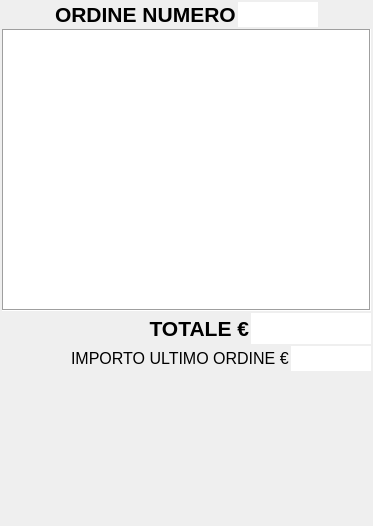
<?xml version="1.0" encoding="UTF-8"?>
<ui version="4.0">
 <class>Ordine</class>
 <widget class="QWidget" name="Ordine">
  <property name="geometry">
   <rect>
    <x>0</x>
    <y>0</y>
    <width>373</width>
    <height>526</height>
   </rect>
  </property>
  <property name="sizePolicy">
   <sizepolicy hsizetype="Minimum" vsizetype="Preferred">
    <horstretch>0</horstretch>
    <verstretch>0</verstretch>
   </sizepolicy>
  </property>
  <property name="windowTitle">
   <string>Form</string>
  </property>
  <property name="styleSheet">
   <string notr="true"/>
  </property>
  <layout class="QVBoxLayout" name="verticalLayout">
   <property name="spacing">
    <number>2</number>
   </property>
   <property name="margin">
    <number>2</number>
   </property>
   <item>
    <layout class="QHBoxLayout" name="horizontalLayout_3">
     <item>
      <spacer name="horizontalSpacer_3">
       <property name="orientation">
        <enum>Qt::Horizontal</enum>
       </property>
       <property name="sizeHint" stdset="0">
        <size>
         <width>40</width>
         <height>20</height>
        </size>
       </property>
      </spacer>
     </item>
     <item>
      <widget class="QLabel" name="label">
       <property name="sizePolicy">
        <sizepolicy hsizetype="Preferred" vsizetype="Preferred">
         <horstretch>0</horstretch>
         <verstretch>0</verstretch>
        </sizepolicy>
       </property>
       <property name="font">
        <font>
         <pointsize>16</pointsize>
         <weight>75</weight>
         <bold>true</bold>
        </font>
       </property>
       <property name="text">
        <string>ORDINE NUMERO</string>
       </property>
      </widget>
     </item>
     <item>
      <widget class="QLineEdit" name="numeroOrdineTxt">
       <property name="sizePolicy">
        <sizepolicy hsizetype="Fixed" vsizetype="Fixed">
         <horstretch>0</horstretch>
         <verstretch>0</verstretch>
        </sizepolicy>
       </property>
       <property name="maximumSize">
        <size>
         <width>80</width>
         <height>16777215</height>
        </size>
       </property>
       <property name="font">
        <font>
         <pointsize>12</pointsize>
         <weight>50</weight>
         <bold>false</bold>
        </font>
       </property>
       <property name="maxLength">
        <number>10</number>
       </property>
       <property name="frame">
        <bool>false</bool>
       </property>
       <property name="alignment">
        <set>Qt::AlignRight|Qt::AlignTrailing|Qt::AlignVCenter</set>
       </property>
       <property name="readOnly">
        <bool>true</bool>
       </property>
      </widget>
     </item>
     <item>
      <spacer name="horizontalSpacer_4">
       <property name="orientation">
        <enum>Qt::Horizontal</enum>
       </property>
       <property name="sizeHint" stdset="0">
        <size>
         <width>40</width>
         <height>20</height>
        </size>
       </property>
      </spacer>
     </item>
    </layout>
   </item>
   <item>
    <widget class="QTableView" name="articoliTab">
     <property name="sizePolicy">
      <sizepolicy hsizetype="Expanding" vsizetype="Expanding">
       <horstretch>0</horstretch>
       <verstretch>2</verstretch>
      </sizepolicy>
     </property>
     <property name="font">
      <font>
       <pointsize>11</pointsize>
      </font>
     </property>
     <property name="frameShape">
      <enum>QFrame::Box</enum>
     </property>
     <property name="frameShadow">
      <enum>QFrame::Sunken</enum>
     </property>
     <property name="verticalScrollBarPolicy">
      <enum>Qt::ScrollBarAlwaysOff</enum>
     </property>
     <property name="horizontalScrollBarPolicy">
      <enum>Qt::ScrollBarAlwaysOff</enum>
     </property>
     <property name="selectionMode">
      <enum>QAbstractItemView::SingleSelection</enum>
     </property>
     <property name="selectionBehavior">
      <enum>QAbstractItemView::SelectRows</enum>
     </property>
     <property name="showGrid">
      <bool>false</bool>
     </property>
     <property name="gridStyle">
      <enum>Qt::DotLine</enum>
     </property>
     <attribute name="horizontalHeaderVisible">
      <bool>true</bool>
     </attribute>
     <attribute name="horizontalHeaderDefaultSectionSize">
      <number>90</number>
     </attribute>
     <attribute name="horizontalHeaderMinimumSectionSize">
      <number>30</number>
     </attribute>
     <attribute name="horizontalHeaderStretchLastSection">
      <bool>false</bool>
     </attribute>
     <attribute name="verticalHeaderVisible">
      <bool>false</bool>
     </attribute>
     <attribute name="verticalHeaderDefaultSectionSize">
      <number>30</number>
     </attribute>
     <attribute name="verticalHeaderMinimumSectionSize">
      <number>30</number>
     </attribute>
    </widget>
   </item>
   <item>
    <layout class="QHBoxLayout" name="horizontalLayout_2">
     <item>
      <spacer name="horizontalSpacer">
       <property name="orientation">
        <enum>Qt::Horizontal</enum>
       </property>
       <property name="sizeHint" stdset="0">
        <size>
         <width>40</width>
         <height>20</height>
        </size>
       </property>
      </spacer>
     </item>
     <item>
      <widget class="QLabel" name="label_3">
       <property name="sizePolicy">
        <sizepolicy hsizetype="Minimum" vsizetype="Preferred">
         <horstretch>0</horstretch>
         <verstretch>0</verstretch>
        </sizepolicy>
       </property>
       <property name="font">
        <font>
         <pointsize>16</pointsize>
         <weight>75</weight>
         <bold>true</bold>
        </font>
       </property>
       <property name="text">
        <string>TOTALE €</string>
       </property>
       <property name="alignment">
        <set>Qt::AlignRight|Qt::AlignTrailing|Qt::AlignVCenter</set>
       </property>
      </widget>
     </item>
     <item>
      <widget class="QLineEdit" name="totaleLine">
       <property name="sizePolicy">
        <sizepolicy hsizetype="Minimum" vsizetype="Fixed">
         <horstretch>0</horstretch>
         <verstretch>0</verstretch>
        </sizepolicy>
       </property>
       <property name="maximumSize">
        <size>
         <width>120</width>
         <height>16777215</height>
        </size>
       </property>
       <property name="font">
        <font>
         <pointsize>16</pointsize>
         <weight>75</weight>
         <bold>true</bold>
        </font>
       </property>
       <property name="maxLength">
        <number>10</number>
       </property>
       <property name="frame">
        <bool>false</bool>
       </property>
       <property name="alignment">
        <set>Qt::AlignRight|Qt::AlignTrailing|Qt::AlignVCenter</set>
       </property>
       <property name="readOnly">
        <bool>true</bool>
       </property>
      </widget>
     </item>
    </layout>
   </item>
   <item>
    <layout class="QHBoxLayout" name="horizontalLayout">
     <item>
      <spacer name="horizontalSpacer_2">
       <property name="orientation">
        <enum>Qt::Horizontal</enum>
       </property>
       <property name="sizeHint" stdset="0">
        <size>
         <width>40</width>
         <height>20</height>
        </size>
       </property>
      </spacer>
     </item>
     <item>
      <widget class="QLabel" name="numeroLbl_3">
       <property name="font">
        <font>
         <pointsize>12</pointsize>
        </font>
       </property>
       <property name="text">
        <string>IMPORTO ULTIMO ORDINE €</string>
       </property>
      </widget>
     </item>
     <item>
      <widget class="QLineEdit" name="importoUltimoOrdineText">
       <property name="sizePolicy">
        <sizepolicy hsizetype="Fixed" vsizetype="Fixed">
         <horstretch>0</horstretch>
         <verstretch>0</verstretch>
        </sizepolicy>
       </property>
       <property name="maximumSize">
        <size>
         <width>80</width>
         <height>16777215</height>
        </size>
       </property>
       <property name="font">
        <font>
         <pointsize>12</pointsize>
        </font>
       </property>
       <property name="maxLength">
        <number>10</number>
       </property>
       <property name="frame">
        <bool>false</bool>
       </property>
       <property name="alignment">
        <set>Qt::AlignRight|Qt::AlignTrailing|Qt::AlignVCenter</set>
       </property>
       <property name="readOnly">
        <bool>true</bool>
       </property>
      </widget>
     </item>
    </layout>
   </item>
   <item>
    <layout class="QGridLayout" name="gridLayout">
     <property name="spacing">
      <number>1</number>
     </property>
     <item row="0" column="3">
      <widget class="QPictureButton" name="pagPrevBtn" native="true">
       <property name="enabled">
        <bool>true</bool>
       </property>
       <property name="sizePolicy">
        <sizepolicy hsizetype="Minimum" vsizetype="Expanding">
         <horstretch>2</horstretch>
         <verstretch>1</verstretch>
        </sizepolicy>
       </property>
       <property name="minimumSize">
        <size>
         <width>0</width>
         <height>75</height>
        </size>
       </property>
       <property name="font">
        <font>
         <pointsize>10</pointsize>
         <weight>75</weight>
         <bold>true</bold>
        </font>
       </property>
       <property name="text" stdset="0">
        <string>SCORRE SU'</string>
       </property>
      </widget>
     </item>
     <item row="0" column="0" rowspan="2">
      <widget class="QPictureButton" name="stampaBtn" native="true">
       <property name="sizePolicy">
        <sizepolicy hsizetype="Minimum" vsizetype="Expanding">
         <horstretch>3</horstretch>
         <verstretch>2</verstretch>
        </sizepolicy>
       </property>
       <property name="minimumSize">
        <size>
         <width>0</width>
         <height>100</height>
        </size>
       </property>
       <property name="font">
        <font>
         <pointsize>16</pointsize>
         <weight>75</weight>
         <bold>true</bold>
        </font>
       </property>
       <property name="text" stdset="0">
        <string>STAMPA</string>
       </property>
      </widget>
     </item>
     <item row="1" column="2">
      <widget class="QPictureButton" name="ultimoRestoBtn" native="true">
       <property name="sizePolicy">
        <sizepolicy hsizetype="Minimum" vsizetype="Expanding">
         <horstretch>2</horstretch>
         <verstretch>1</verstretch>
        </sizepolicy>
       </property>
       <property name="minimumSize">
        <size>
         <width>0</width>
         <height>75</height>
        </size>
       </property>
       <property name="font">
        <font>
         <pointsize>10</pointsize>
         <weight>75</weight>
         <bold>true</bold>
        </font>
       </property>
       <property name="text" stdset="0">
        <string>ULTIMO RESTO</string>
       </property>
      </widget>
     </item>
     <item row="0" column="2">
      <widget class="QPictureButton" name="annullaBtn" native="true">
       <property name="sizePolicy">
        <sizepolicy hsizetype="Minimum" vsizetype="Expanding">
         <horstretch>2</horstretch>
         <verstretch>1</verstretch>
        </sizepolicy>
       </property>
       <property name="minimumSize">
        <size>
         <width>0</width>
         <height>75</height>
        </size>
       </property>
       <property name="font">
        <font>
         <pointsize>10</pointsize>
         <weight>75</weight>
         <bold>true</bold>
        </font>
       </property>
       <property name="text" stdset="0">
        <string>ANNULLA</string>
       </property>
      </widget>
     </item>
     <item row="1" column="3">
      <widget class="QPictureButton" name="pagNextBtn" native="true">
       <property name="enabled">
        <bool>true</bool>
       </property>
       <property name="sizePolicy">
        <sizepolicy hsizetype="Minimum" vsizetype="Expanding">
         <horstretch>2</horstretch>
         <verstretch>1</verstretch>
        </sizepolicy>
       </property>
       <property name="minimumSize">
        <size>
         <width>0</width>
         <height>75</height>
        </size>
       </property>
       <property name="font">
        <font>
         <pointsize>10</pointsize>
         <weight>75</weight>
         <bold>true</bold>
        </font>
       </property>
       <property name="text" stdset="0">
        <string>SCORRE GIU'</string>
       </property>
      </widget>
     </item>
     <item row="1" column="1">
      <widget class="QPictureButton" name="duplicaBtn" native="true">
       <property name="enabled">
        <bool>true</bool>
       </property>
       <property name="sizePolicy">
        <sizepolicy hsizetype="Minimum" vsizetype="Expanding">
         <horstretch>2</horstretch>
         <verstretch>1</verstretch>
        </sizepolicy>
       </property>
       <property name="minimumSize">
        <size>
         <width>0</width>
         <height>75</height>
        </size>
       </property>
       <property name="font">
        <font>
         <pointsize>10</pointsize>
         <weight>75</weight>
         <bold>true</bold>
        </font>
       </property>
       <property name="text" stdset="0">
        <string>DUPLICA ULTIMO ORDINE</string>
       </property>
      </widget>
     </item>
     <item row="0" column="1">
      <widget class="QPictureButton" name="ristampaBtn" native="true">
       <property name="enabled">
        <bool>true</bool>
       </property>
       <property name="sizePolicy">
        <sizepolicy hsizetype="Minimum" vsizetype="Expanding">
         <horstretch>2</horstretch>
         <verstretch>1</verstretch>
        </sizepolicy>
       </property>
       <property name="minimumSize">
        <size>
         <width>0</width>
         <height>75</height>
        </size>
       </property>
       <property name="font">
        <font>
         <pointsize>10</pointsize>
         <weight>75</weight>
         <bold>true</bold>
        </font>
       </property>
       <property name="text" stdset="0">
        <string>RISTAMPA ULTIMO ORDINE</string>
       </property>
      </widget>
     </item>
    </layout>
   </item>
  </layout>
 </widget>
 <customwidgets>
  <customwidget>
   <class>QPictureButton</class>
   <extends>QWidget</extends>
   <header>QPictureButton.h</header>
  </customwidget>
 </customwidgets>
 <resources/>
 <connections/>
</ui>
